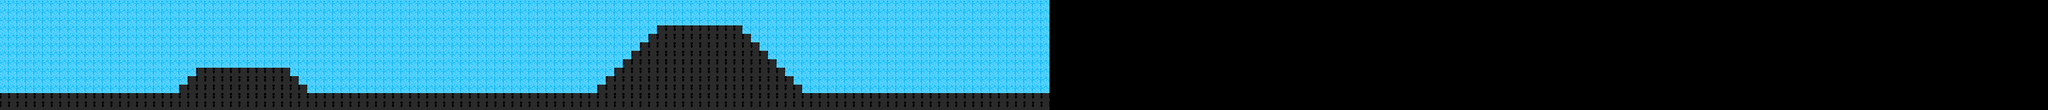

The image is a tile-based game level rendered from a .tmx file. Its description and source (layers, tilesets, objects; grid data summarised) follow:
An orthogonal 240x13 tile map with 16x16 px tiles, 2 tile layers (Background, Graphics) and 22 objects.

<map version="1.0" orientation="orthogonal" renderorder="right-down" width="240" height="13" tilewidth="16" tileheight="16" nextobjectid="41">
 <tileset firstgid="1" name="churches" tilewidth="16" tileheight="16" spacing="2" margin="1" tilecount="16" columns="8">
  <image source="churches.png" width="160" height="48" />
 </tileset>
 <layer name="Background" width="240" height="13">
  <data>[3120 cells, 0 non-empty, 0 distinct tile ids]</data>
 </layer>
 <objectgroup name="Ground">
  <object id="8" x="1410" y="303" />
  <object id="16" x="2" y="178" width="1966" height="29" />
  <object id="21" x="336" y="161" width="16" height="13" />
  <object id="22" x="354" y="145" width="16" height="13" />
  <object id="23" x="369" y="127" width="175" height="14" />
  <object id="24" x="545" y="144" width="15" height="15" />
  <object id="25" x="565" y="162" width="10" height="15" />
  <object id="26" x="1119" y="160" width="16" height="15" />
  <object id="27" x="1135" y="144" width="18" height="12" />
  <object id="28" x="1153" y="126" width="15" height="17" />
  <object id="29" x="1166" y="112" width="17" height="13" />
  <object id="30" x="1184" y="97" width="18" height="11" />
  <object id="31" x="1199" y="80" width="17" height="17" />
  <object id="32" x="1219" y="65" width="13" height="13" />
  <object id="33" x="1233" y="48" width="158" height="13" />
  <object id="34" x="1394" y="64" width="14" height="13" />
  <object id="35" x="1410" y="79" width="15" height="14" />
  <object id="36" x="1424" y="94" width="16" height="16" />
  <object id="37" x="1439" y="110" width="17" height="17" />
  <object id="38" x="1459" y="128" width="13" height="13" />
  <object id="39" x="1473" y="143" width="15" height="16" />
  <object id="40" x="1489" y="161" width="14" height="14" />
 </objectgroup>
 <layer name="Graphics" width="240" height="13">
  <data>[3120 cells, 1599 non-empty, 2 distinct tile ids]</data>
 </layer>
</map>
